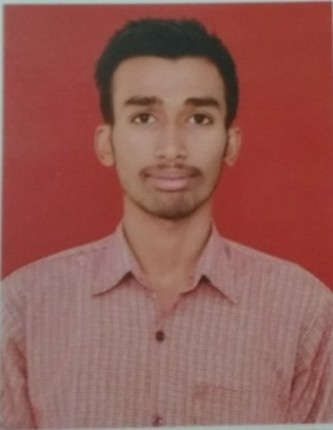
#> input picture my.jpg, 333 x 430 px
$ python cv2threshold.py
#> lines starting #> are read from the running program, lines starting #| are printed output that depends on the picture
import cv2
import numpy as np

img=cv2.imread("my.jpg",1)
#> img is the input picture: shape (430, 333, 3); mean B, G, R 84.7, 91.1, 147.4
th,t=cv2.threshold(img,120,255,cv2.THRESH_BINARY)
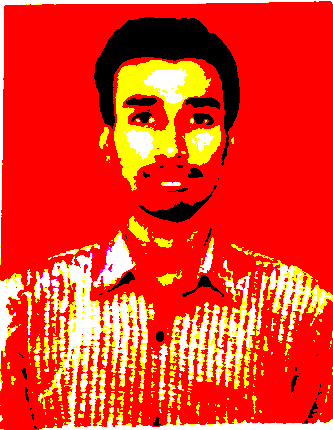
#> t: shape (430, 333, 3); mean B, G, R 30.4, 56.7, 238.5
cv2.imshow("original",img)
cv2.imshow("image",t)
cv2.waitKey(0)
cv2.destroyAllWindows()
